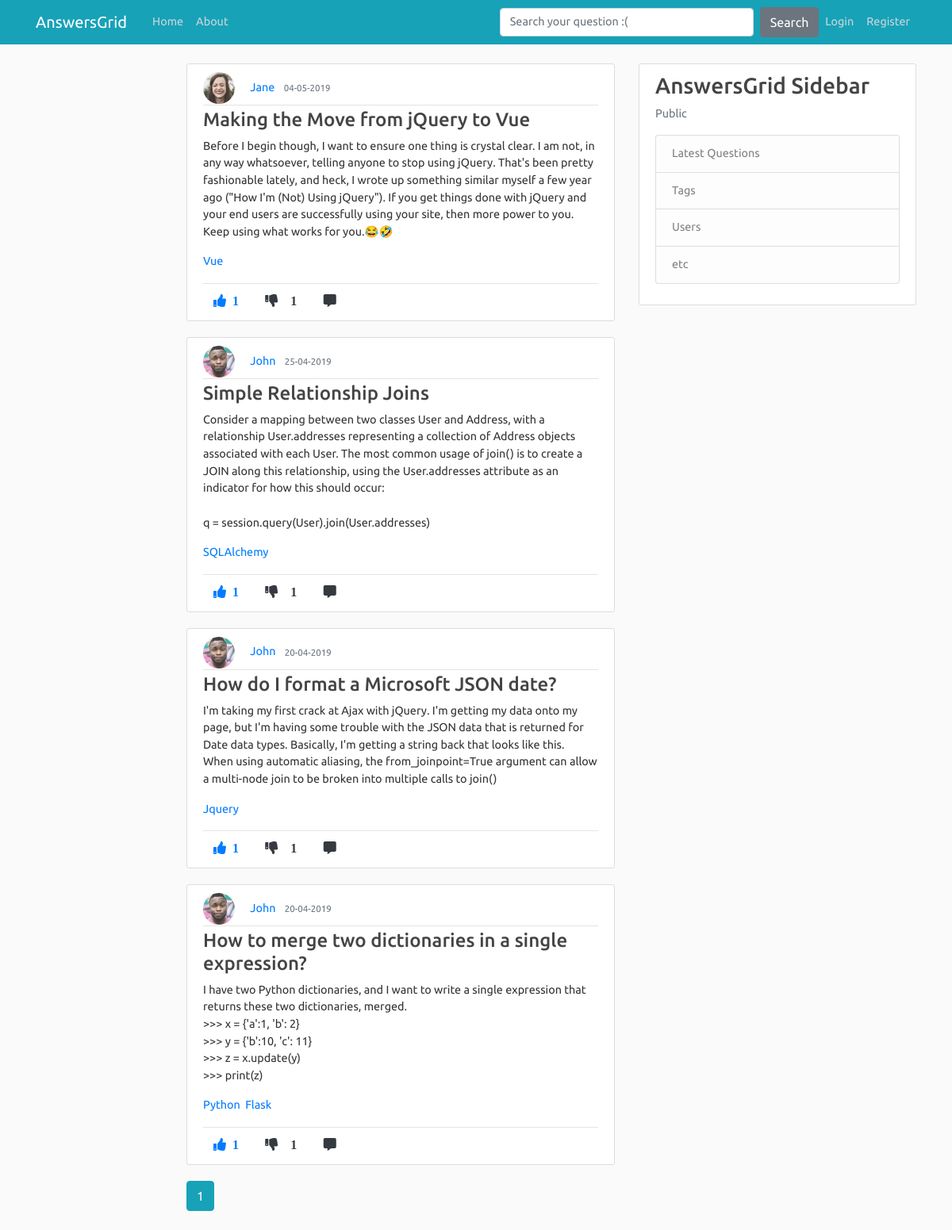
The page /home on the database its author committed.
### application/models.py (models this page shows, shortened)
class Post(db.Model):
    id = db.Column(db.Integer, primary_key=True)
    title = db.Column(db.String(100), nullable=False)
    content = db.Column(db.Text, nullable=False)
    date_posted = db.Column(db.DateTime, nullable=False, default=datetime.utcnow)
    like_count = db.Column(db.Integer, nullable=False, default=0)
    dislike_count = db.Column(db.Integer, nullable=False, default=0)
    user_id = db.Column(db.Integer, db.ForeignKey('user.id'), nullable=False)
    comments = db.relationship('Comment', backref='commentOnPost', lazy=True)

class User(db.Model, UserMixin):
    id = db.Column(db.Integer, primary_key=True)
    username = db.Column(db.String(20), unique=True, nullable=False)
    email = db.Column(db.String(120), unique=True, nullable=False)
    image_file = db.Column(db.String(20), nullable=False, default='default.jpg')
    password = db.Column(db.String(60), nullable=False)
    posts = db.relationship('Post', backref='author', lazy=True)
    comments = db.relationship('Comment', backref='author', lazy=True)

class tagposts(db.Model):
    id = db.Column(db.Integer, primary_key=True, nullable=False)
    post_id = db.Column(db.Integer, db.ForeignKey('post.id'), nullable=False)
    tag_id = db.Column(db.Integer, db.ForeignKey('tags.tag_id'), nullable=False)

class Tags(db.Model):
    tag_id = db.Column(db.Integer, primary_key=True, nullable=False)
    tag_title = db.Column(db.String,nullable=False)

### application/routes.py (the view)
@app.route("/")
@app.route("/home")
def home():
    page = request.args.get('page',1,type=int)
    posts = Post.query.order_by(Post.date_posted.desc()).paginate(page=page, per_page=5)
    voted = Vote.query.order_by(Vote.post_id.desc())
    joinedTables = db.session.query(tagposts.post_id,tagposts.tag_id,Tags.tag_title,Post.title,Post.user_id,Post.like_count,Post.content).join(Tags).join(Post).all()
    return render_template('home.html', posts=posts, voted=voted, joinedTables=joinedTables)

### application/templates/home.html (shortened to what this page needs)
{% extends "layout.html" %}
{% block content %}
      {% for post in posts.items %}
        <article class="media content-section">
          <div class="media-body">
            <img class="rounded-circle article-img" src="{{ url_for('static', filename='profile_pics/' + post.author.image_file) }}">
            <a class="mr-2" href="{{ url_for('user_posts', username=post.author.username) }}">{{ post.author.username }}</a>
            <small class="text-muted">{{ post.date_posted.strftime('%d-%m-%Y') }}</small>
            <div class="article-metadata">
            </div>
            <h4><a class="article-title" href="{{ url_for('post', post_id=post.id) }}">{{ post.title }}</a></h4>
            <p class="article-content">{{ post.content }}</p>
            {% for tag in joinedTables %}
            {% if post.id in tag %}
            <a class="article-content tag-style" href="{{ url_for('tags', tag_title=tag.tag_title) }}">{{ tag.tag_title }}</a>
            {% endif %}
            {% endfor %}<hr>
           <div class="footRow">
            {%  if current_user.is_authenticated %}
              <a href="{{ url_for('upvote', post_id=post.id, user_id=current_user.id) }}"><i class="fas fa-thumbs-up mr-1 btn text-primary upvote"><span class="ml-2 likes-count">{{ post.like_count }}</span></i></a>
              <a href="{{ url_for('downvote', post_id=post.id, user_id=current_user.id) }}"><i class="fas fa-thumbs-down mr-1 btn text-dark"><span id="demo" class="ml-3">{{ post.dislike_count }}</i></a>
              <a href="{{url_for('comment_post', post_id=post.id)}}"><i class="fas fa-comment-alt mr-1 btn text-dark"></i></a>
              {% else %}
              <a href="{{url_for('login')}}"><i class="fas fa-thumbs-up mr-1 btn text-primary upvote"><span class="ml-2 likes-count">{{ post.like_count }}</span></i></a>
              <a href="#"><i class="fas fa-thumbs-down mr-1 btn text-dark"><span id="demo" class="ml-3">{{ post.like_count }}</i></a>
              <a href="{{url_for('comment_post', post_id=post.id)}}"><i class="fas fa-comment-alt mr-1 btn text-dark"></i></a>
            {% endif %}
            </div>
          </div>
        </article>
      {% endfor %}
    {% for page_num in posts.iter_pages(left_edge=1, right_edge=1, left_current=1, right_current=2) %}
      {% if page_num %}
        {% if posts.page == page_num %}
          <a class="btn btn-info mb-4" href="{{ url_for('home', page=page_num) }}">{{ page_num }}</a>
        {% else %}
          <a class="btn btn-outline-info mb-4" href="{{ url_for('home', page=page_num) }}">{{ page_num }}</a>
        {% endif %}
      {% else %}
      ...
      {% endif %}
    {% endfor %}
{% endblock content %}

### application/templates/layout.html (shortened to what this page needs)
<!DOCTYPE html>
<html>
<head>
    <link rel="stylesheet" href="https://maxcdn.bootstrapcdn.com/bootstrap/4.0.0/css/bootstrap.min.css">
    <link rel="stylesheet" type="text/css" href="{{ url_for('static', filename='main.css') }}">
    <link rel="stylesheet" href="https://use.fontawesome.com/releases/v5.8.1/css/all.css">
</head>
<body>
    <header class="site-header">
      <nav class="navbar navbar-expand-md navbar-dark bg-info fixed-top">
        <div class="container">
          <a class="navbar-brand mr-4" href="/">AnswersGrid</a>
          <div class="collapse navbar-collapse" id="navbarToggle">
            <div class="navbar-nav mr-auto">
              <a class="nav-item nav-link" href="{{ url_for('home') }}">Home</a>
              <a class="nav-item nav-link" href="{{ url_for('about') }}">About</a>
            </div>
            <form method="POST" action="/search" class="form-inline my-2 my-lg-0 form-group">
              <input class="form-control mr-sm-2 search-box" type="search" placeholder="Search your question :(" name="search" aria-label="Search">
              <button class="btn bg-secondary text-white" type="submit">Search</button>
             </form>
            <div class="navbar-nav">
              {%  if current_user.is_authenticated %}
              <a class="nav-item nav-link" href="{{ url_for('new_post') }}">Ask Question</a>
              <a class="nav-item nav-link" href="{{ url_for('account') }}">Account</a>
              <a class="nav-item nav-link" href="{{ url_for('logout') }}">Logout</a>
              {% else  %}
              <a class="nav-item nav-link" href="{{ url_for('login') }}">Login</a>
              <a class="nav-item nav-link" href="{{ url_for('register') }}">Register</a>
            {% endif %}
            </div>
          </div>
        </div>
      </nav>
    </header>
    <main role="main" class="container">
      <div class="row">
        <div class="col-md-2"></div>
        <div class="col-md-6">
          {% block content %}{% endblock %}
        </div>
        <div class="col-md-4">
          <div class="content-section">
            <h3>AnswersGrid Sidebar</h3>
            <p class='text-muted'>Public
              <ul class="list-group">
                <li class="list-group-item list-group-item-light">Latest Questions</li>
                <li class="list-group-item list-group-item-light">Tags</li>
                <li class="list-group-item list-group-item-light">Users</li>
                <li class="list-group-item list-group-item-light">etc</li>
              </ul>
            </p>
          </div>
        </div>
      </div>
    </main>
</body>
</html>

### application/static/main.css (style rules this page uses)
body { background: #fafafa; color: #333333; margin-top: 5rem; }
h1, h2, h3, h4, h5, h6 { color: #444444; }
.bg-info { background-color: #401f54; }
.site-header .navbar-nav .nav-link { color: #cbd5db; }
.content-section { background: #ffffff; padding: 10px 20px; border: 1px solid #dddddd; border-radius: 3px; margin-bottom: 20px; }
.article-title { color: #444444; }
.article-content { white-space: pre-line; }
.article-img { height: 40px; width: 40px; margin-right: 16px; }
.article-metadata { padding-bottom: 1px; margin-bottom: 4px; border-bottom: 1px solid #e3e3e3 }
form .search-box { width:300px; }

### application/templates/layout.html (style rules this page uses)
body { color: #333333; margin-top: 5rem; font-size: .9rem; font-weight: 400; line-height: 1.5; font-family: 'Ubuntu', sans-serif; }
.form-control { display: block; width: 100%; padding: .375rem .75rem; font-size: .9rem; line-height: 1.5; color: #495057; background-color: #fff; background-clip: padding-box; border: 1px solid #ced4da; border-radius: .25rem; transition: border-color .15s ease-in-out,box-shadow .15s ease-in-out; }
form .search-box { width: 20rem!important; }
img { display: inline; }
.footRow { margin-top: -10px; }
.tag-style { margin-right: 3px; }

### rows shown on the page
Post: image_file (picture), author.username "Jane", date_posted "04-05-2019", title "Making the Move from jQuery to Vue", content "Before I begin though, I want to ensure one thing is crystal clear. I am not, in any way whatsoever, telling anyone to stop using jQuery. That's been pretty fashionable lately, and heck, I wrote up something similar myself a few year ago (\"How I'm (Not) Using jQuery\"). If you get things done with jQuery and your end users are successfully using your site, then more power to you. Keep using what works for you.😂🤣", like_count "1"
tagposts: tag_title "Vue"
Post: image_file (picture), author.username "John", date_posted "25-04-2019", title "Simple Relationship Joins", content "Consider a mapping between two classes User and Address, with a relationship User.addresses representing a collection of Address objects associated with each User. The most common usage of join() is to create a JOIN along this relationship, using the User.addresses attribute as an indicator for how this should occur: q = session.query(User).join(User.addresses)", like_count "1"
tagposts: tag_title "SQLAlchemy"
Post: image_file (picture), author.username "John", date_posted "20-04-2019", title "How do I format a Microsoft JSON date?", content "I'm taking my first crack at Ajax with jQuery. I'm getting my data onto my page, but I'm having some trouble with the JSON data that is returned for Date data types. Basically, I'm getting a string back that looks like this. When using automatic aliasing, the from_joinpoint=True argument can allow a multi-node join to be broken into multiple calls to join()", like_count "1"
tagposts: tag_title "Jquery"
Post: image_file (picture), author.username "John", date_posted "20-04-2019", title "How to merge two dictionaries in a single expression?", content "I have two Python dictionaries, and I want to write a single expression that returns these two dictionaries, merged. >>> x = {'a':1, 'b': 2} >>> y = {'b':10, 'c': 11} >>> z = x.update(y) >>> print(z)", like_count "1"
tagposts: tag_title "Python"
tagposts: tag_title "Flask"

### other values the page prints
{{ page_num }} "1"
